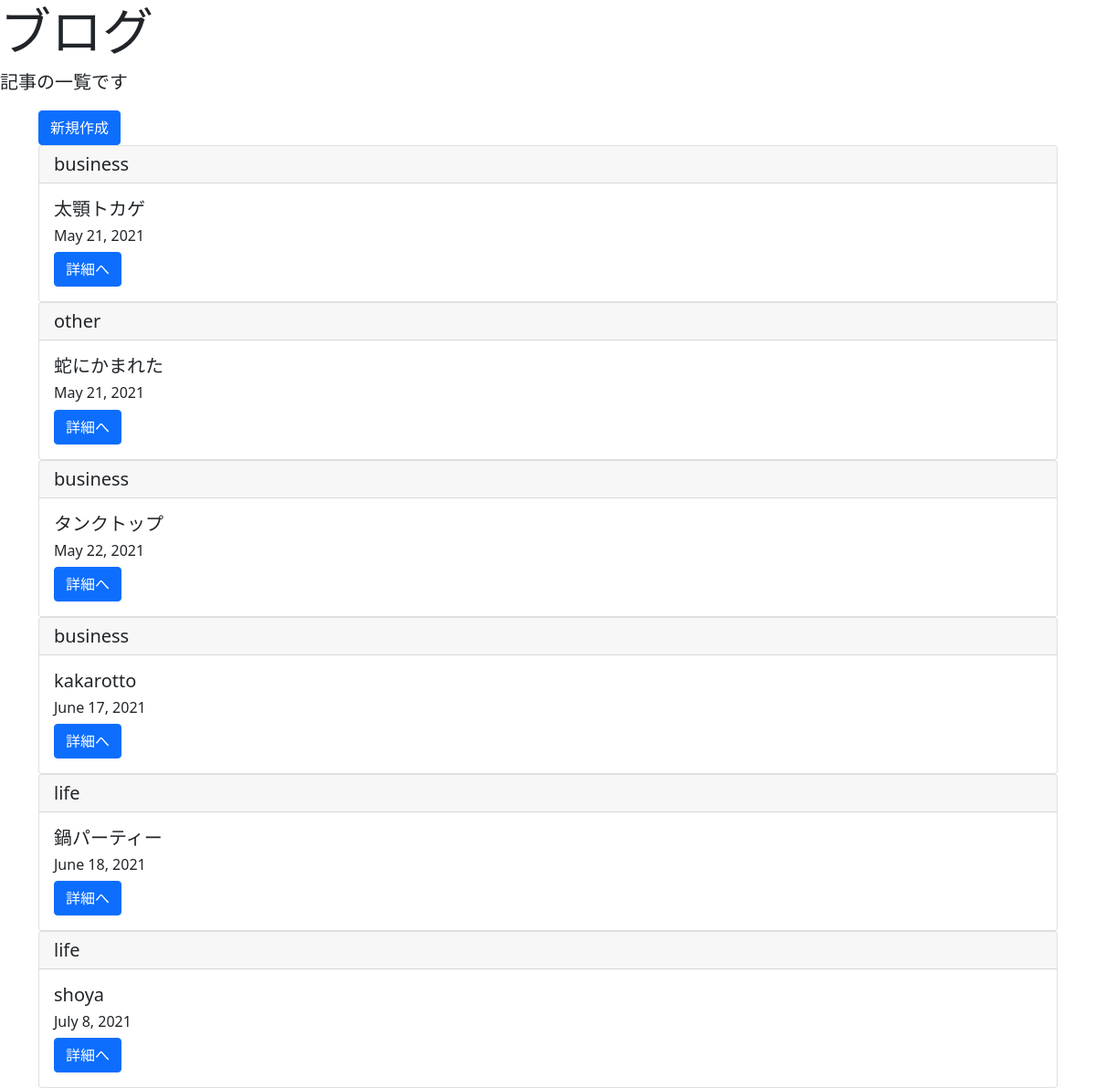
Page /list/ on the committed database.
### blogpost/models.py (models this page shows, shortened)
class BlogModel(models.Model):
	title = models.CharField(max_length=100)
	content = models.TextField()
	postdate = models.DateField(auto_now_add=True)
	category = models.CharField(
		max_length = 50,
		choices = CATEGORY)

### blogpost/views.py (the view)
# urls.py: path('list/',BlogList.as_view(),name='list'),
class BlogList(ListView):
	template_name = 'list.html'
	model = BlogModel

### templates/list.html
{%extends 'base.html'%}
{%block header%}
<div class='jumbotron'>
  <h1 class='display-4'>ブログ</h1>
  <p class='lead'>記事の一覧です</p>
{%endblock header%}
{%block content%}
  <div class='container'>
    <a href="{%url 'create'%}" class="btn btn-primary">新規作成</a>
    {% for item in object_list %}
    <div class="card">
        <h5 class="card-header">{{ item.category }}</h5>
        <div class="card-body">
        <h5 class="card-title">{{ item.title }}</h5>
        <h6 class="card-text">{{item.postdate}}</h6>
        <a href="{%url 'detail' item.pk%}" class="btn btn-primary">詳細へ</a>
        </div>
    </div>
    {%endfor%}
  </div>
{%endblock content%}

### templates/base.html (shortened to what this page needs)
<!doctype html>
<html lang="en">
  <head>
    <link href="https://cdn.jsdelivr.net/npm/bootstrap@5.0.0-beta1/dist/css/bootstrap.min.css" rel="stylesheet">
  </head>
  <body>
    {%block header%}
    {%endblock header%}
    {%block content%}
    {%endblock content%}
  </body>
</html>

### rows in the picture
BlogModel: category "business", title "太顎トカゲ", postdate "May 21, 2021"
BlogModel: category "other", title "蛇にかまれた", postdate "May 21, 2021"
BlogModel: category "business", title "タンクトップ", postdate "May 22, 2021"
BlogModel: category "business", title "kakarotto", postdate "June 17, 2021"
BlogModel: category "life", title "鍋パーティー", postdate "June 18, 2021"
BlogModel: category "life", title "shoya", postdate "July 8, 2021"
